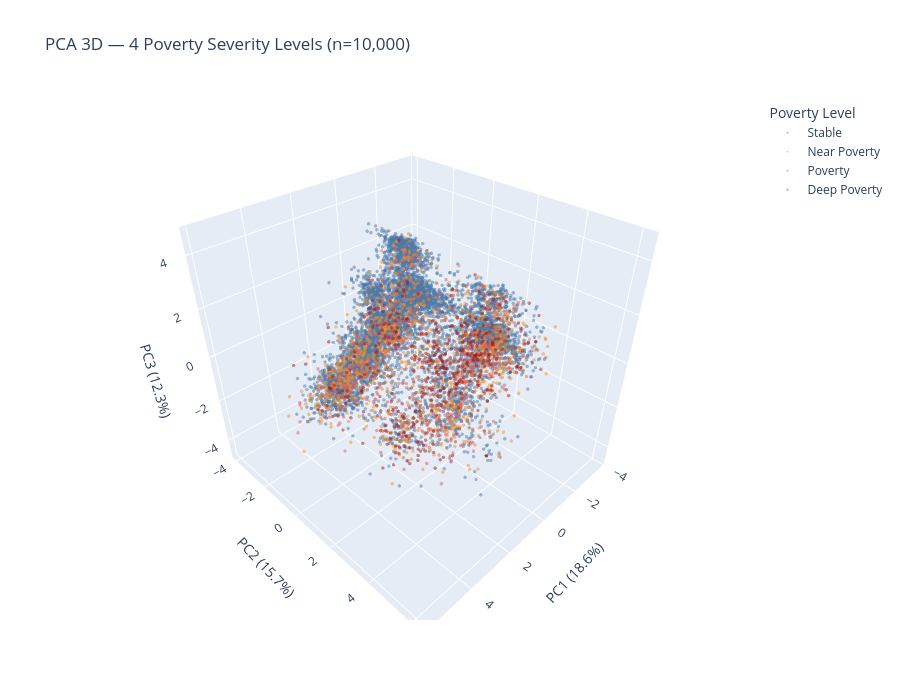

Source (notebook cell):
### Code cell
# Also create a 4-class PCA visualization to see poverty severity clusters
y_test_multi_labels = df_test['poverty_risk_score'].astype(int)
severity_map = {0: 'Stable', 1: 'Near Poverty', 2: 'Poverty', 3: 'Deep Poverty'}

pca_df_multi = pd.DataFrame({
    'PC1': X_pca_3d[:, 0],
    'PC2': X_pca_3d[:, 1],
    'PC3': X_pca_3d[:, 2],
    'Poverty_Level': y_test_multi_labels.map(severity_map).values
})

pca_sample_multi = pca_df_multi.sample(n=sample_size, random_state=42)

fig_3d_multi = px.scatter_3d(
    pca_sample_multi,
    x='PC1', y='PC2', z='PC3',
    color='Poverty_Level',
    color_discrete_map={
        'Stable': '#4e79a7',
        'Near Poverty': '#f28e2b',
        'Poverty': '#e15759',
        'Deep Poverty': '#9c1c1c'
    },
    category_orders={'Poverty_Level': ['Stable', 'Near Poverty', 'Poverty', 'Deep Poverty']},
    opacity=0.5,
    title=f'PCA 3D — 4 Poverty Severity Levels (n={sample_size:,})',
    labels={'PC1': f'PC1 ({pca.explained_variance_ratio_[0]*100:.1f}%)',
            'PC2': f'PC2 ({pca.explained_variance_ratio_[1]*100:.1f}%)',
            'PC3': f'PC3 ({pca.explained_variance_ratio_[2]*100:.1f}%)'},
    width=900,
    height=700
)

fig_3d_multi.update_traces(marker=dict(size=2))
fig_3d_multi.update_layout(legend_title_text='Poverty Level')
fig_3d_multi.show()

# PCA component loadings — which features contribute to each principal component
loadings = pd.DataFrame(
    pca.components_.T,
    columns=['PC1', 'PC2', 'PC3'],
    index=optimal_features
)

print('\n=== Top Feature Loadings per Principal Component ===')
for pc in ['PC1', 'PC2', 'PC3']:
    top = loadings[pc].abs().sort_values(ascending=False).head(5)
    print(f'\n{pc} (explains {pca.explained_variance_ratio_[int(pc[-1])-1]*100:.1f}% variance):')
    for feat, val in top.items():
        sign = '+' if loadings.loc[feat, pc] > 0 else '-'
        print(f'  {sign}{feat}: {val:.3f}')

### Figure 1 — Plotly figure (JSON) as saved in the notebook; plotly's stock layout.template omitted (floating-point values rounded to 4 significant figures; data arrays with more than 128 entries replaced by an {"elided": "..."} marker saying what was removed)
{"data": [{"hovertemplate": "Poverty_Level=Stable<br>PC1 (18.6%)=%{x}<br>PC2 (15.7%)=%{y}<br>PC3 (12.3%)=%{z}<extra></extra>", "legendgroup": "Stable", "marker": {"color": "#4e79a7", "opacity": 0.5, "size": 2, "symbol": "circle"}, "mode": "markers", "name": "Stable", "scene": "scene", "showlegend": true, "type": "scatter3d", "x": {"elided": "7714 float values"}, "y": {"elided": "7714 float values"}, "z": {"elided": "7714 float values"}}, {"hovertemplate": "Poverty_Level=Near Poverty<br>PC1 (18.6%)=%{x}<br>PC2 (15.7%)=%{y}<br>PC3 (12.3%)=%{z}<extra></extra>", "legendgroup": "Near Poverty", "marker": {"color": "#f28e2b", "opacity": 0.5, "size": 2, "symbol": "circle"}, "mode": "markers", "name": "Near Poverty", "scene": "scene", "showlegend": true, "type": "scatter3d", "x": {"elided": "1277 float values"}, "y": {"elided": "1277 float values"}, "z": {"elided": "1277 float values"}}, {"hovertemplate": "Poverty_Level=Poverty<br>PC1 (18.6%)=%{x}<br>PC2 (15.7%)=%{y}<br>PC3 (12.3%)=%{z}<extra></extra>", "legendgroup": "Poverty", "marker": {"color": "#e15759", "opacity": 0.5, "size": 2, "symbol": "circle"}, "mode": "markers", "name": "Poverty", "scene": "scene", "showlegend": true, "type": "scatter3d", "x": {"elided": "478 float values"}, "y": {"elided": "478 float values"}, "z": {"elided": "478 float values"}}, {"hovertemplate": "Poverty_Level=Deep Poverty<br>PC1 (18.6%)=%{x}<br>PC2 (15.7%)=%{y}<br>PC3 (12.3%)=%{z}<extra></extra>", "legendgroup": "Deep Poverty", "marker": {"color": "#9c1c1c", "opacity": 0.5, "size": 2, "symbol": "circle"}, "mode": "markers", "name": "Deep Poverty", "scene": "scene", "showlegend": true, "type": "scatter3d", "x": {"elided": "531 float values"}, "y": {"elided": "531 float values"}, "z": {"elided": "531 float values"}}], "layout": {"height": 700, "legend": {"title": {"text": "Poverty Level"}, "tracegroupgap": 0}, "scene": {"domain": {"x": [0, 1], "y": [0, 1]}, "xaxis": {"title": {"text": "PC1 (18.6%)"}}, "yaxis": {"title": {"text": "PC2 (15.7%)"}}, "zaxis": {"title": {"text": "PC3 (12.3%)"}}}, "title": {"text": "PCA 3D — 4 Poverty Severity Levels (n=10,000)"}, "width": 900}}
